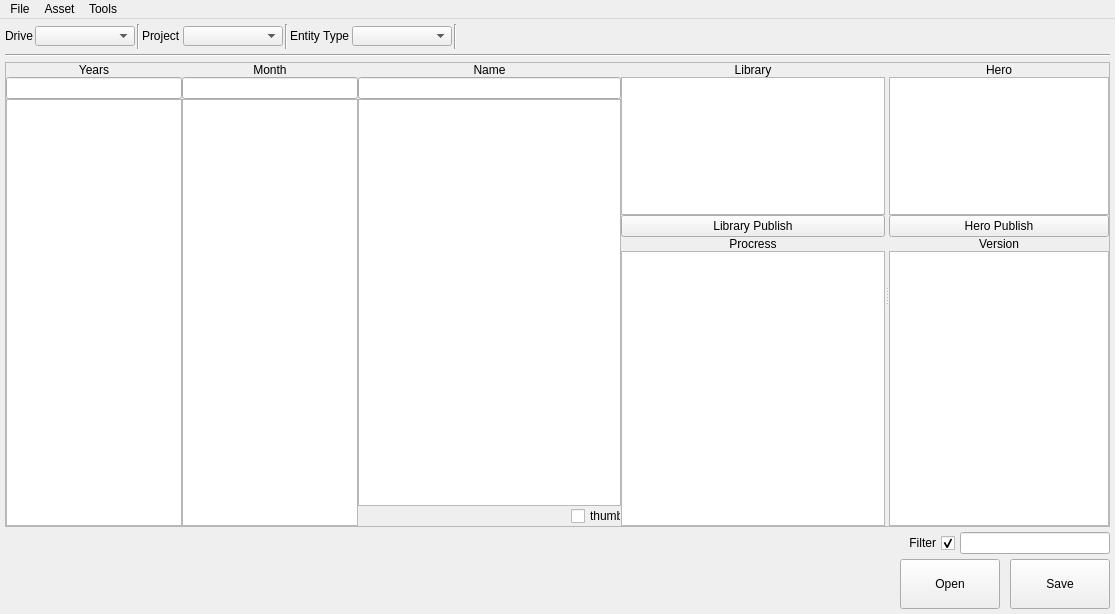
<?xml version="1.0" encoding="UTF-8"?>
<ui version="4.0">
 <class>mainWindow</class>
 <widget class="QMainWindow" name="mainWindow">
  <property name="geometry">
   <rect>
    <x>0</x>
    <y>0</y>
    <width>1115</width>
    <height>614</height>
   </rect>
  </property>
  <property name="windowTitle">
   <string>Scene Browser</string>
  </property>
  <widget class="QWidget" name="centralwidget">
   <layout class="QVBoxLayout" name="verticalLayout">
    <property name="spacing">
     <number>5</number>
    </property>
    <property name="leftMargin">
     <number>5</number>
    </property>
    <property name="topMargin">
     <number>5</number>
    </property>
    <property name="rightMargin">
     <number>5</number>
    </property>
    <property name="bottomMargin">
     <number>5</number>
    </property>
    <item>
     <layout class="QHBoxLayout" name="projHorizontalLayou">
      <property name="spacing">
       <number>2</number>
      </property>
      <property name="sizeConstraint">
       <enum>QLayout::SetMinimumSize</enum>
      </property>
      <item>
       <widget class="QLabel" name="driveLabel">
        <property name="sizePolicy">
         <sizepolicy hsizetype="Preferred" vsizetype="Fixed">
          <horstretch>0</horstretch>
          <verstretch>0</verstretch>
         </sizepolicy>
        </property>
        <property name="maximumSize">
         <size>
          <width>16777215</width>
          <height>20</height>
         </size>
        </property>
        <property name="text">
         <string>Drive</string>
        </property>
       </widget>
      </item>
      <item>
       <widget class="QComboBox" name="driveComboBox">
        <property name="sizePolicy">
         <sizepolicy hsizetype="Maximum" vsizetype="Maximum">
          <horstretch>100</horstretch>
          <verstretch>0</verstretch>
         </sizepolicy>
        </property>
        <property name="minimumSize">
         <size>
          <width>100</width>
          <height>0</height>
         </size>
        </property>
        <property name="maximumSize">
         <size>
          <width>100</width>
          <height>20</height>
         </size>
        </property>
       </widget>
      </item>
      <item>
       <widget class="Line" name="driveLine">
        <property name="sizePolicy">
         <sizepolicy hsizetype="Fixed" vsizetype="Fixed">
          <horstretch>0</horstretch>
          <verstretch>0</verstretch>
         </sizepolicy>
        </property>
        <property name="minimumSize">
         <size>
          <width>0</width>
          <height>25</height>
         </size>
        </property>
        <property name="maximumSize">
         <size>
          <width>16777215</width>
          <height>25</height>
         </size>
        </property>
        <property name="orientation">
         <enum>Qt::Vertical</enum>
        </property>
       </widget>
      </item>
      <item>
       <widget class="QLabel" name="projLabel">
        <property name="sizePolicy">
         <sizepolicy hsizetype="Preferred" vsizetype="Fixed">
          <horstretch>0</horstretch>
          <verstretch>0</verstretch>
         </sizepolicy>
        </property>
        <property name="maximumSize">
         <size>
          <width>16777215</width>
          <height>20</height>
         </size>
        </property>
        <property name="text">
         <string>Project</string>
        </property>
       </widget>
      </item>
      <item>
       <widget class="QComboBox" name="projComboBox">
        <property name="minimumSize">
         <size>
          <width>100</width>
          <height>0</height>
         </size>
        </property>
        <property name="maximumSize">
         <size>
          <width>16777215</width>
          <height>20</height>
         </size>
        </property>
       </widget>
      </item>
      <item>
       <widget class="Line" name="projLine">
        <property name="sizePolicy">
         <sizepolicy hsizetype="Fixed" vsizetype="Fixed">
          <horstretch>0</horstretch>
          <verstretch>0</verstretch>
         </sizepolicy>
        </property>
        <property name="minimumSize">
         <size>
          <width>0</width>
          <height>25</height>
         </size>
        </property>
        <property name="maximumSize">
         <size>
          <width>16777215</width>
          <height>25</height>
         </size>
        </property>
        <property name="orientation">
         <enum>Qt::Vertical</enum>
        </property>
       </widget>
      </item>
      <item>
       <widget class="QLabel" name="entityTypeLabel">
        <property name="sizePolicy">
         <sizepolicy hsizetype="Preferred" vsizetype="Fixed">
          <horstretch>0</horstretch>
          <verstretch>0</verstretch>
         </sizepolicy>
        </property>
        <property name="maximumSize">
         <size>
          <width>16777215</width>
          <height>20</height>
         </size>
        </property>
        <property name="text">
         <string>Entity Type</string>
        </property>
       </widget>
      </item>
      <item>
       <widget class="QComboBox" name="entityTypeComboBox">
        <property name="minimumSize">
         <size>
          <width>100</width>
          <height>0</height>
         </size>
        </property>
        <property name="maximumSize">
         <size>
          <width>16777215</width>
          <height>20</height>
         </size>
        </property>
       </widget>
      </item>
      <item>
       <widget class="Line" name="entityTypeLine">
        <property name="sizePolicy">
         <sizepolicy hsizetype="Fixed" vsizetype="Fixed">
          <horstretch>0</horstretch>
          <verstretch>0</verstretch>
         </sizepolicy>
        </property>
        <property name="minimumSize">
         <size>
          <width>0</width>
          <height>25</height>
         </size>
        </property>
        <property name="maximumSize">
         <size>
          <width>16777215</width>
          <height>25</height>
         </size>
        </property>
        <property name="orientation">
         <enum>Qt::Vertical</enum>
        </property>
       </widget>
      </item>
      <item>
       <spacer name="projHorizontalSpacer">
        <property name="orientation">
         <enum>Qt::Horizontal</enum>
        </property>
        <property name="sizeHint" stdset="0">
         <size>
          <width>40</width>
          <height>5</height>
         </size>
        </property>
       </spacer>
      </item>
     </layout>
    </item>
    <item>
     <widget class="Line" name="projUnderLine">
      <property name="orientation">
       <enum>Qt::Horizontal</enum>
      </property>
     </widget>
    </item>
    <item>
     <layout class="QHBoxLayout" name="fileHorizontalLayout" stretch="1">
      <property name="spacing">
       <number>0</number>
      </property>
      <property name="leftMargin">
       <number>0</number>
      </property>
      <property name="topMargin">
       <number>0</number>
      </property>
      <property name="rightMargin">
       <number>0</number>
      </property>
      <property name="bottomMargin">
       <number>0</number>
      </property>
      <item>
       <widget class="QFrame" name="fileSplitFrame">
        <property name="frameShape">
         <enum>QFrame::StyledPanel</enum>
        </property>
        <property name="frameShadow">
         <enum>QFrame::Raised</enum>
        </property>
        <layout class="QHBoxLayout" name="horizontalLayout_3">
         <property name="spacing">
          <number>0</number>
         </property>
         <property name="leftMargin">
          <number>0</number>
         </property>
         <property name="topMargin">
          <number>0</number>
         </property>
         <property name="rightMargin">
          <number>0</number>
         </property>
         <property name="bottomMargin">
          <number>0</number>
         </property>
         <item>
          <widget class="QSplitter" name="fileSplitter">
           <property name="orientation">
            <enum>Qt::Horizontal</enum>
           </property>
           <widget class="QWidget" name="verticalLayoutWidget">
            <layout class="QVBoxLayout" name="folderSplitVerticalLayout">
             <property name="spacing">
              <number>0</number>
             </property>
             <property name="leftMargin">
              <number>0</number>
             </property>
             <property name="topMargin">
              <number>0</number>
             </property>
             <property name="rightMargin">
              <number>0</number>
             </property>
             <property name="bottomMargin">
              <number>0</number>
             </property>
             <item>
              <layout class="QHBoxLayout" name="folderHorizontalLayout" stretch="2,2,3,3">
               <property name="spacing">
                <number>0</number>
               </property>
               <property name="leftMargin">
                <number>0</number>
               </property>
               <property name="topMargin">
                <number>0</number>
               </property>
               <property name="rightMargin">
                <number>0</number>
               </property>
               <property name="bottomMargin">
                <number>0</number>
               </property>
               <item>
                <layout class="QVBoxLayout" name="chVerticalLayout">
                 <property name="spacing">
                  <number>0</number>
                 </property>
                 <property name="leftMargin">
                  <number>0</number>
                 </property>
                 <property name="topMargin">
                  <number>0</number>
                 </property>
                 <property name="rightMargin">
                  <number>0</number>
                 </property>
                 <property name="bottomMargin">
                  <number>0</number>
                 </property>
                 <item>
                  <widget class="QLabel" name="chLabel">
                   <property name="text">
                    <string>Years</string>
                   </property>
                   <property name="alignment">
                    <set>Qt::AlignCenter</set>
                   </property>
                  </widget>
                 </item>
                 <item>
                  <widget class="QLineEdit" name="chapterFilterLineEdit">
                   <property name="toolTip">
                    <string/>
                   </property>
                   <property name="whatsThis">
                    <string/>
                   </property>
                  </widget>
                 </item>
                 <item>
                  <widget class="QListWidget" name="chListWidget"/>
                 </item>
                </layout>
               </item>
               <item>
                <layout class="QVBoxLayout" name="sqVerticalLayout">
                 <property name="spacing">
                  <number>0</number>
                 </property>
                 <property name="leftMargin">
                  <number>0</number>
                 </property>
                 <property name="topMargin">
                  <number>0</number>
                 </property>
                 <property name="rightMargin">
                  <number>0</number>
                 </property>
                 <property name="bottomMargin">
                  <number>0</number>
                 </property>
                 <item>
                  <widget class="QLabel" name="sqLabel">
                   <property name="sizePolicy">
                    <sizepolicy hsizetype="Preferred" vsizetype="Preferred">
                     <horstretch>0</horstretch>
                     <verstretch>0</verstretch>
                    </sizepolicy>
                   </property>
                   <property name="text">
                    <string>Month</string>
                   </property>
                   <property name="alignment">
                    <set>Qt::AlignCenter</set>
                   </property>
                  </widget>
                 </item>
                 <item>
                  <widget class="QLineEdit" name="sqFilterLineEdit"/>
                 </item>
                 <item>
                  <widget class="QListWidget" name="sqListWidget"/>
                 </item>
                </layout>
               </item>
               <item>
                <layout class="QVBoxLayout" name="shVerticalLayout">
                 <property name="spacing">
                  <number>0</number>
                 </property>
                 <property name="leftMargin">
                  <number>0</number>
                 </property>
                 <property name="topMargin">
                  <number>0</number>
                 </property>
                 <property name="rightMargin">
                  <number>0</number>
                 </property>
                 <property name="bottomMargin">
                  <number>0</number>
                 </property>
                 <item>
                  <widget class="QLabel" name="shLabel">
                   <property name="text">
                    <string>Name</string>
                   </property>
                   <property name="alignment">
                    <set>Qt::AlignCenter</set>
                   </property>
                  </widget>
                 </item>
                 <item>
                  <widget class="QLineEdit" name="shFilterLineEdit"/>
                 </item>
                 <item>
                  <widget class="QListWidget" name="shListWidget"/>
                 </item>
                 <item>
                  <layout class="QHBoxLayout" name="horizontalLayout_5">
                   <property name="spacing">
                    <number>0</number>
                   </property>
                   <item>
                    <spacer name="horizontalSpacer_2">
                     <property name="orientation">
                      <enum>Qt::Horizontal</enum>
                     </property>
                     <property name="sizeHint" stdset="0">
                      <size>
                       <width>40</width>
                       <height>20</height>
                      </size>
                     </property>
                    </spacer>
                   </item>
                   <item>
                    <widget class="QCheckBox" name="thumbCheckBox">
                     <property name="maximumSize">
                      <size>
                       <width>50</width>
                       <height>16777215</height>
                      </size>
                     </property>
                     <property name="text">
                      <string>thumb</string>
                     </property>
                    </widget>
                   </item>
                  </layout>
                 </item>
                </layout>
               </item>
               <item>
                <layout class="QVBoxLayout" name="jobVerticalLayout" stretch="0,1,0,0,2">
                 <property name="spacing">
                  <number>0</number>
                 </property>
                 <property name="leftMargin">
                  <number>0</number>
                 </property>
                 <property name="topMargin">
                  <number>0</number>
                 </property>
                 <property name="rightMargin">
                  <number>0</number>
                 </property>
                 <property name="bottomMargin">
                  <number>0</number>
                 </property>
                 <item>
                  <widget class="QLabel" name="libHeroLabel">
                   <property name="text">
                    <string>Library</string>
                   </property>
                   <property name="alignment">
                    <set>Qt::AlignCenter</set>
                   </property>
                  </widget>
                 </item>
                 <item>
                  <widget class="QListWidget" name="libHeroListWidget">
                   <property name="sizePolicy">
                    <sizepolicy hsizetype="Expanding" vsizetype="Preferred">
                     <horstretch>0</horstretch>
                     <verstretch>0</verstretch>
                    </sizepolicy>
                   </property>
                  </widget>
                 </item>
                 <item>
                  <widget class="QPushButton" name="libraryPublishPushButton">
                   <property name="text">
                    <string>Library Publish</string>
                   </property>
                  </widget>
                 </item>
                 <item>
                  <widget class="QLabel" name="jobLabel">
                   <property name="text">
                    <string>Procress</string>
                   </property>
                   <property name="alignment">
                    <set>Qt::AlignCenter</set>
                   </property>
                  </widget>
                 </item>
                 <item>
                  <widget class="QListWidget" name="jobListWidget"/>
                 </item>
                </layout>
               </item>
              </layout>
             </item>
            </layout>
           </widget>
           <widget class="QWidget" name="verticalLayoutWidget_2">
            <layout class="QVBoxLayout" name="workSplitVerticalLayout">
             <property name="spacing">
              <number>0</number>
             </property>
             <property name="leftMargin">
              <number>0</number>
             </property>
             <property name="topMargin">
              <number>0</number>
             </property>
             <property name="rightMargin">
              <number>0</number>
             </property>
             <property name="bottomMargin">
              <number>0</number>
             </property>
             <item>
              <layout class="QVBoxLayout" name="workVerticalLayout" stretch="0,1,0,0,2">
               <property name="spacing">
                <number>0</number>
               </property>
               <property name="leftMargin">
                <number>0</number>
               </property>
               <property name="topMargin">
                <number>0</number>
               </property>
               <property name="rightMargin">
                <number>0</number>
               </property>
               <property name="bottomMargin">
                <number>0</number>
               </property>
               <item>
                <widget class="QLabel" name="localHeroLabel">
                 <property name="text">
                  <string>Hero</string>
                 </property>
                 <property name="alignment">
                  <set>Qt::AlignCenter</set>
                 </property>
                </widget>
               </item>
               <item>
                <widget class="QListWidget" name="heroListWidget">
                 <property name="sizePolicy">
                  <sizepolicy hsizetype="Expanding" vsizetype="Preferred">
                   <horstretch>0</horstretch>
                   <verstretch>0</verstretch>
                  </sizepolicy>
                 </property>
                 <property name="maximumSize">
                  <size>
                   <width>16777215</width>
                   <height>16777215</height>
                  </size>
                 </property>
                 <property name="baseSize">
                  <size>
                   <width>0</width>
                   <height>0</height>
                  </size>
                 </property>
                </widget>
               </item>
               <item>
                <widget class="QPushButton" name="pubPushButton">
                 <property name="text">
                  <string>Hero Publish</string>
                 </property>
                </widget>
               </item>
               <item>
                <widget class="QLabel" name="label">
                 <property name="text">
                  <string>Version</string>
                 </property>
                 <property name="alignment">
                  <set>Qt::AlignCenter</set>
                 </property>
                </widget>
               </item>
               <item>
                <widget class="QListWidget" name="verListWidget">
                 <property name="dragDropMode">
                  <enum>QAbstractItemView::DropOnly</enum>
                 </property>
                 <property name="textElideMode">
                  <enum>Qt::ElideMiddle</enum>
                 </property>
                </widget>
               </item>
              </layout>
             </item>
            </layout>
           </widget>
          </widget>
         </item>
        </layout>
       </widget>
      </item>
     </layout>
    </item>
    <item>
     <layout class="QVBoxLayout" name="verticalLayout_2">
      <item>
       <layout class="QHBoxLayout" name="horizontalLayout_4" stretch="6,0,1">
        <property name="sizeConstraint">
         <enum>QLayout::SetDefaultConstraint</enum>
        </property>
        <item>
         <spacer name="horizontalSpacer_3">
          <property name="orientation">
           <enum>Qt::Horizontal</enum>
          </property>
          <property name="sizeType">
           <enum>QSizePolicy::Expanding</enum>
          </property>
          <property name="sizeHint" stdset="0">
           <size>
            <width>40</width>
            <height>20</height>
           </size>
          </property>
         </spacer>
        </item>
        <item>
         <widget class="QCheckBox" name="elementFilterCheckBox">
          <property name="layoutDirection">
           <enum>Qt::RightToLeft</enum>
          </property>
          <property name="text">
           <string>Filter</string>
          </property>
          <property name="checked">
           <bool>true</bool>
          </property>
         </widget>
        </item>
        <item>
         <widget class="QLineEdit" name="elementFilterLineEdit">
          <property name="sizePolicy">
           <sizepolicy hsizetype="Expanding" vsizetype="Fixed">
            <horstretch>0</horstretch>
            <verstretch>0</verstretch>
           </sizepolicy>
          </property>
         </widget>
        </item>
       </layout>
      </item>
      <item>
       <layout class="QHBoxLayout" name="horizontalLayout_2">
        <property name="spacing">
         <number>10</number>
        </property>
        <item>
         <spacer name="horizontalSpacer">
          <property name="orientation">
           <enum>Qt::Horizontal</enum>
          </property>
          <property name="sizeType">
           <enum>QSizePolicy::MinimumExpanding</enum>
          </property>
          <property name="sizeHint" stdset="0">
           <size>
            <width>40</width>
            <height>20</height>
           </size>
          </property>
         </spacer>
        </item>
        <item>
         <widget class="QPushButton" name="openPushButton">
          <property name="minimumSize">
           <size>
            <width>100</width>
            <height>50</height>
           </size>
          </property>
          <property name="text">
           <string>Open</string>
          </property>
         </widget>
        </item>
        <item>
         <widget class="QPushButton" name="savePushButton">
          <property name="minimumSize">
           <size>
            <width>100</width>
            <height>50</height>
           </size>
          </property>
          <property name="text">
           <string>Save</string>
          </property>
         </widget>
        </item>
       </layout>
      </item>
     </layout>
    </item>
   </layout>
  </widget>
  <widget class="QMenuBar" name="menubar">
   <property name="geometry">
    <rect>
     <x>0</x>
     <y>0</y>
     <width>1115</width>
     <height>21</height>
    </rect>
   </property>
   <widget class="QMenu" name="menuFile">
    <property name="title">
     <string>File</string>
    </property>
   </widget>
   <widget class="QMenu" name="menuAsset">
    <property name="title">
     <string>Asset</string>
    </property>
   </widget>
   <widget class="QMenu" name="menuTools">
    <property name="title">
     <string>Tools</string>
    </property>
   </widget>
   <addaction name="menuFile"/>
   <addaction name="menuAsset"/>
   <addaction name="menuTools"/>
  </widget>
  <action name="actionLibrary_publish">
   <property name="text">
    <string>Publish to library</string>
   </property>
  </action>
 </widget>
 <resources/>
 <connections/>
</ui>
